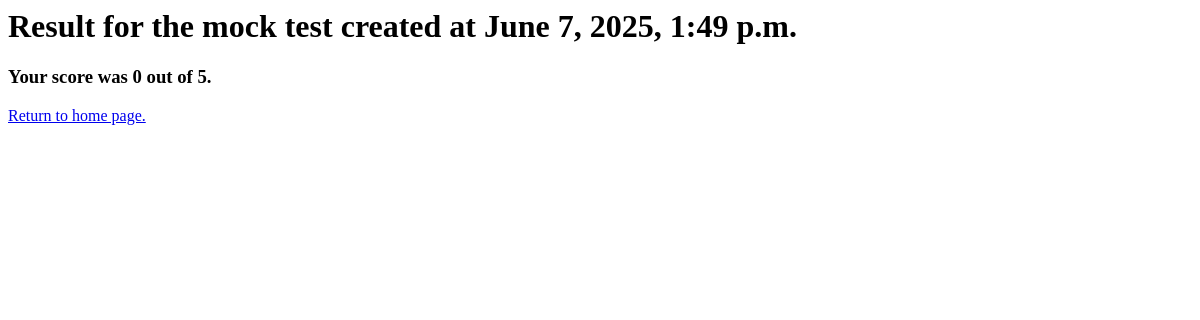
Before: /polls/mock_tests/72/result/ with the older database file.
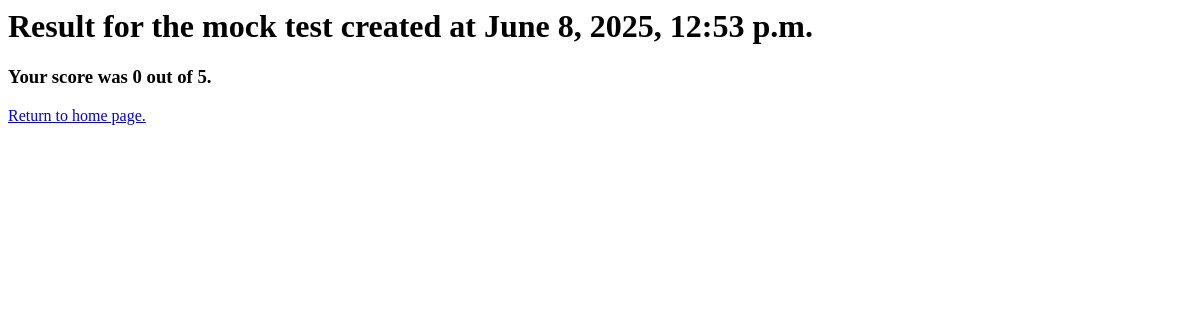
After: the same page with the newer database file.
### polls/models.py (models this page shows, shortened)
class MockTest(models.Model):
    questions = models.ManyToManyField(Question)
    choices = models.ManyToManyField(Choice)
    created_at = models.DateTimeField(auto_now_add=True)
    def max_score(self):
        return self.questions.all().count()
    def score(self):
        return self.choices.filter(correct=True).count()

### polls/views.py (the view)
# urls.py: path("mock_tests/<int:pk>/result/", views.MockTestResultView.as_view(), name="mock_test_result"),
class MockTestResultView(generic.DetailView):
    model = MockTest
    context_object_name = "mock_test"
    template_name = "polls/mock_test_result.html"

### polls/templates/polls/mock_test_result.html
<h1>Result for the mock test created at {{ mock_test.created_at }}</h1>
<h3>Your score was {{ mock_test.score }} out of {{ mock_test.max_score }}.</h3>
<a href="{% url 'polls:index' %}">Return to home page.</a>

Changed rows visible on the page:
changed MockTest: created_at "June 7, 2025, 1:49 p.m." → "June 8, 2025, 12:53 p.m."
